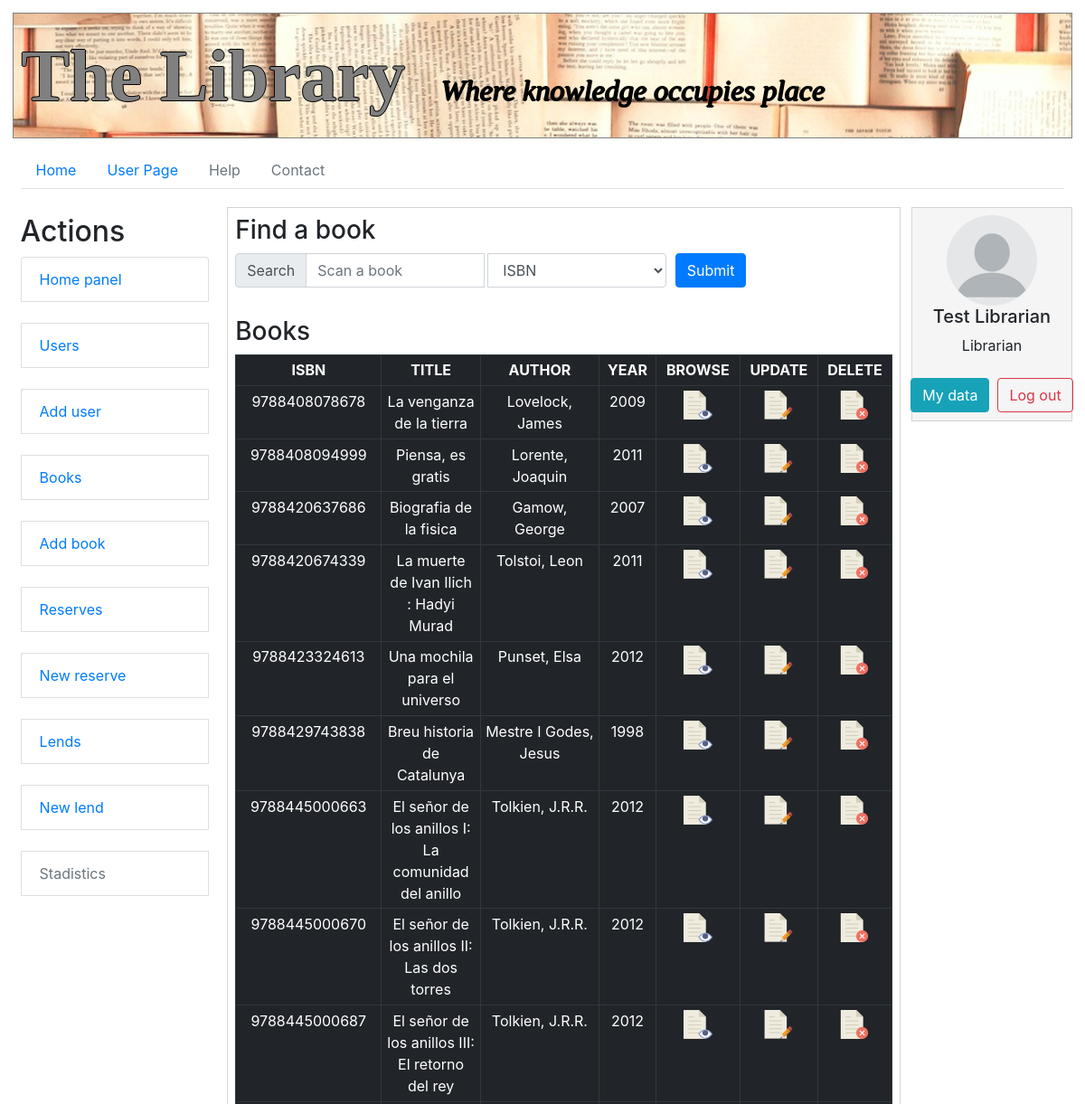
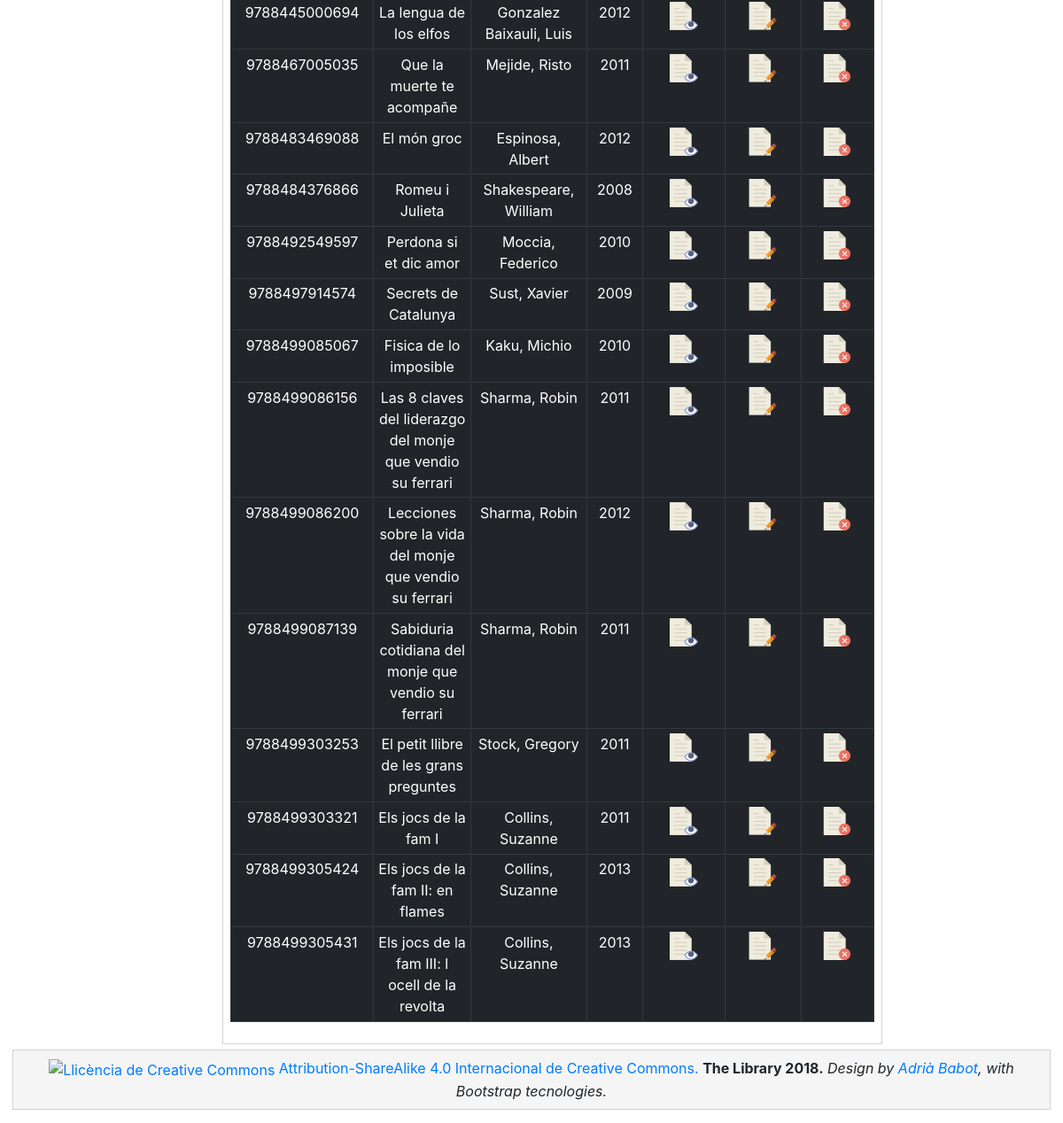
/pageListed.php?ref=book (signed in), run on the app's committed database (2 pictures, top to bottom).
### tables this page shows
CREATE TABLE `users` (
  `dni` varchar(10) NOT NULL,
  `name` varchar(20) NOT NULL,
  `surname` varchar(30) NOT NULL,
  `pass` varchar(8) NOT NULL,
  `user_type` int(1) NOT NULL,
  `phone_number` varchar(9) NOT NULL,
  `city` varchar(20) DEFAULT NULL,
  `postal_code` varchar(11) DEFAULT NULL,
  `email` varchar(30) NOT NULL,
  `direction` varchar(50) DEFAULT NULL
);

CREATE TABLE `book` (
  `isbn` varchar(13) NOT NULL,
  `title` varchar(80) NOT NULL,
  `author` varchar(60) NOT NULL,
  `editorial` varchar(50) NOT NULL,
  `edition` varchar(2) DEFAULT NULL,
  `year` varchar(4) NOT NULL,
  `category` varchar(20) DEFAULT NULL,
  `language` varchar(30) NOT NULL,
  `description` varchar(5) DEFAULT NULL,
  `book_condition` varchar(7) DEFAULT NULL,
  `continuous_of` varchar(13) DEFAULT NULL,
  `continued_by` varchar(13) DEFAULT NULL
);

### User.php (called while the page is built, shortened)
<?php
class User
{
    private $name;
    private $surname;
    private $user_type;
    public function __construct()
    {
        $params = func_get_args();
        $num_params = func_num_args();
        $f_constructor = '__construct' . $num_params;
        if (method_exists($this, $f_constructor)) {
            call_user_func_array(array($this, $f_constructor), $params);
        }
    }
    function __construct1($dni)
    {
        include("connection_data.inc");
        $connexion = new mysqli ($mysql_server, $mysql_login, $mysql_pass, "library");
        $sentenciaSQL = "SELECT * FROM users where dni='$dni';";
        $sql_result = $connexion->query($sentenciaSQL);
        while ($row = mysqli_fetch_assoc($sql_result)) {
            $this->name = $row['name'];
            $this->surname = $row['surname'];
            $this->user_type = $row['user_type'];
        }
    }
    public function getName()
    {
        return $this->name;
    }
    public function getSurname()
    {
        return $this->surname;
    }
    public function getUserType()
    {
        return $this->user_type;
    }
}

### connection_data.inc (called while the page is built)
<?php
$mysql_server = "localhost:3307";
$mysql_login = "root";
$mysql_pass = "AB.Root18";
?>

### MakeTable.php (the view, shortened to what this page needs)
<?php
class MakeTable
{
    private $tableName;
    private $numFields;
    private $fieldList = array();
    private $mysqli;
    private $row;
    private $registers;
    private $fileBrowse, $fileUpdate, $fileDelete, $filePickUp, $fileReturn;
    private $condition2;
    function __construct($dbName, $tableName, $fieldList, $fileBrowse = "", $fileUpdate = "", $fileDelete = "", $condition = "", $fieldCondition = "", $condition2 = "", $filePickUp = "", $fileReturn = "")
    {
        $this->tableName = $tableName;
        $this->numFields = count($fieldList);
        for ($i = 0; $i < $this->numFields; $i++) {
            $this->fieldList [$i] = $fieldList [$i];
        }
        $this->fileBrowse = $fileBrowse;
        $this->fileUpdate = $fileUpdate;
        $this->fileDelete = $fileDelete;
        $this->condition2 = $condition2;
    }
    private function connectDB($dbName)
    {
        include("connection_data.inc");
        $this->mysqli = new mysqli ($mysql_server, $mysql_login, $mysql_pass, $dbName);
    }
    public function paintTable()
    {
        $this->paintHeader();
        while ($row = $this->moreRegisters()) {
            $this->paintRow();
        }
        $this->paintFooter();
    }
    public function paintHeader()
    {
        echo "<table class=\"table table-hover table-dark table-sm\" border = \"1\" align = \"center\" width=\"100%\"><tr>";
        for ($i = 0; $i < $this->numFields; $i++)
        {
            echo "<td align = 'center'><b>" . strtoupper($this->fieldList[$i]) . "</b></td>";
        }
        if ($this->fileBrowse != "") {
            echo "<td  width='30' height='30' align = 'center'><b> BROWSE </b></td>";
        }
        if ($this->fileUpdate != "") {
            echo "<td  width='30' height='30' align = 'center'><b> UPDATE </b></td>";
        }
        if ($this->fileDelete != "") {
            echo "<td  width='30' height='30' align = 'center'><b> DELETE </b></td>";
        }
        echo "</tr>";
        $this->row = 0;
        $sentenciaSQL = "SELECT ";
        for ($i = 0; $i < $this->numFields - 1; $i++)
        {
            $sentenciaSQL .= $this->fieldList[$i] . ", ";
        }
        $sentenciaSQL .= $this->fieldList[$this->numFields - 1] . " FROM " . $this->tableName;
        if ($this->condition2 != "") {
            $sentenciaSQL = $sentenciaSQL . $this->condition2 . ";";
        } else {
            $sentenciaSQL = $sentenciaSQL . ";";
        }
        $this->registers = $this->mysqli->query($sentenciaSQL);
        return $this->mysqli;
    }
    public function paintRow()
    {
        echo "<tr>";
        for ($i = 0; $i < $this->numFields; $i++) {
            if ($this->fieldList[$i] == "reserve.id_copy" || $this->fieldList[$i] == "lend.id_copy") {
                echo "<td  width='40' height='30' align = 'center'>" . $this->row["id_copy"] . "</td>";
            } else {
                echo "<td  width='40' height='30' align = 'center'>" . $this->row[$this->fieldList[$i]] . "</td>";
            }
        }
        $idToGiveInGet = $this->row[$this->fieldList[0]];
        if ($this->fileBrowse != "") {
            echo "<td  width='30' height='30' align = 'center'><a href='$this->fileBrowse?id=" . $idToGiveInGet . "&ref=" . $this->tableName . "'> <img src='res/icons/browse.png'> </a></td>";
        }
        if ($this->fileUpdate != "") {
            echo "<td  width='30' height='30' align = 'center'><a href='$this->fileUpdate?id=" . $idToGiveInGet . "&ref=" . $this->tableName . "'> <img src='res/icons/edit.png'> </a></td>";
        }
        if ($this->fileDelete != "") {
            echo "<td width='30' height='30' align = 'center' onclick=\"deleteRow('$idToGiveInGet','$this->tableName','$this->fileDelete')\"> <a href=#> <img src='res/icons/delete.png'> </a></td>";
        }
    }
    public function moreRegisters()
    {
        $this->row = $this->registers->fetch_assoc();
        return ($this->row);
    }
    public function paintFooter()
    {
        echo "</table>";
    }
}
?>

### loggedInAs.inc (shortened to what this page needs)
<?php
include_once('User.php');
$work_user = new User($_SESSION['user_id']);
?>
<div class="profile-sidebar">
    <div class="d-flex justify-content-center">
        <img id="profileImg" src="res/users/pred_user.png" alt="User picture">
    </div>
    <div>
        <div class="d-flex justify-content-center">
            <?php echo "<h5>".$work_user->getName() . " " . $work_user->getSurname()."</h5>"?>
        </div>
        <div class="d-flex justify-content-center">
            <?php
            switch ($work_user->getUserType()){
                case USER_TYPE_LIBRARIAN:
                    echo "Librarian";
                    break;
            }
            ?>
        </div>
    </div>
    <br/>
    <div class="d-flex justify-content-center">
        <br/>
        <?php echo "<a class=\"btn btn-info\" href=\"pageBrowse.php?id=" . $_SESSION['user_id'] . "&ref=users\">My data</a>";?>
        &nbsp&nbsp<a href="logOut.php" class="btn btn-outline-danger">Log out</a>
    </div>
</div>

### css/index.css (style rules this page uses)
header, nav, body, footer, aside, section { margin: 0.5%; padding: 0.7%; }
div { text-align: justify; text-justify: inter-word; }
#profileImg { border-radius: 50% !important; }
html:before { content: ""; position: fixed; z-index: -1; display: block; background: white url('../res/img/book.png') no-repeat fixed center; width: 100%; height: 100%; filter: opacity(18%); }

### data on the page
users: name "Test", surname "Librarian"
book: isbn "9788408078678", title "La venganza de la tierra", author "Lovelock, James", year "2009"
book: isbn "9788408094999", title "Piensa, es gratis", author "Lorente, Joaquin", year "2011"
book: isbn "9788420637686", title "Biografia de la fisica", author "Gamow, George", year "2007"
book: isbn "9788420674339", title "La muerte de Ivan Ilich : Hadyi Murad", author "Tolstoi, Leon", year "2011"
book: isbn "9788423324613", title "Una mochila para el universo", author "Punset, Elsa", year "2012"
book: isbn "9788429743838", title "Breu historia de Catalunya", author "Mestre I Godes, Jesus", year "1998"
book: isbn "9788445000663", title "El señor de los anillos I: La comunidad del anillo", author "Tolkien, J.R.R.", year "2012"
book: isbn "9788445000670", title "El señor de los anillos II: Las dos torres", author "Tolkien, J.R.R.", year "2012"
book: isbn "9788445000687", title "El señor de los anillos III: El retorno del rey", author "Tolkien, J.R.R.", year "2012"
book: isbn "9788445000694", title "La lengua de los elfos", author "Gonzalez Baixauli, Luis", year "2012"
book: isbn "9788467005035", title "Que la muerte te acompañe", author "Mejide, Risto", year "2011"
book: isbn "9788483469088", title "El món groc", author "Espinosa, Albert", year "2012"
book: isbn "9788484376866", title "Romeu i Julieta", author "Shakespeare, William", year "2008"
book: isbn "9788492549597", title "Perdona si et dic amor", author "Moccia, Federico", year "2010"
book: isbn "9788497914574", title "Secrets de Catalunya", author "Sust, Xavier", year "2009"
book: isbn "9788499085067", title "Fisica de lo imposible", author "Kaku, Michio", year "2010"
book: isbn "9788499086156", title "Las 8 claves del liderazgo del monje que vendio su ferrari", author "Sharma, Robin", year "2011"
book: isbn "9788499086200", title "Lecciones sobre la vida del monje que vendio su ferrari", author "Sharma, Robin", year "2012"
book: isbn "9788499087139", title "Sabiduria cotidiana del monje que vendio su ferrari", author "Sharma, Robin", year "2011"
book: isbn "9788499303253", title "El petit llibre de les grans preguntes", author "Stock, Gregory", year "2011"
book: isbn "9788499303321", title "Els jocs de la fam I", author "Collins, Suzanne", year "2011"
book: isbn "9788499305424", title "Els jocs de la fam II: en flames", author "Collins, Suzanne", year "2013"
book: isbn "9788499305431", title "Els jocs de la fam III: l ocell de la revolta", author "Collins, Suzanne", year "2013"

### other printed values
$this->fieldList[$i] "ISBN"
$this->fieldList[$i] "TITLE"
$this->fieldList[$i] "AUTHOR"
$this->fieldList[$i] "YEAR"
